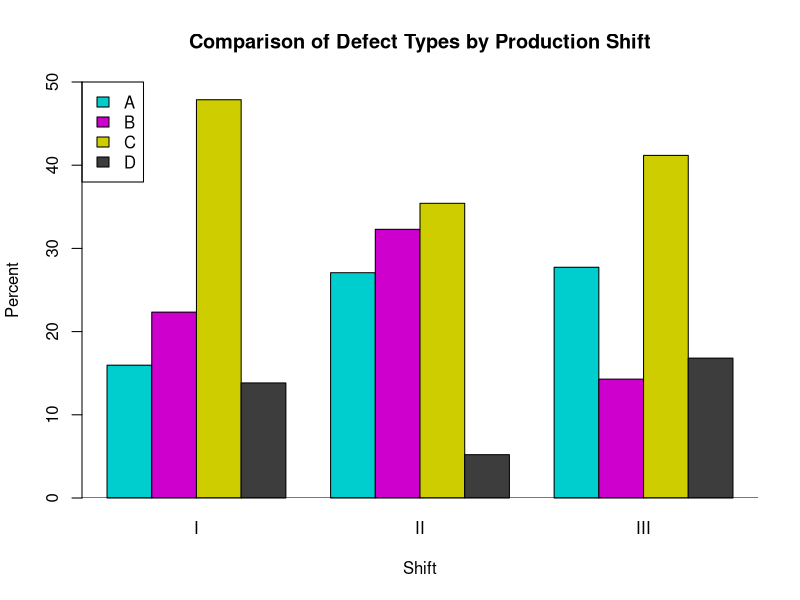
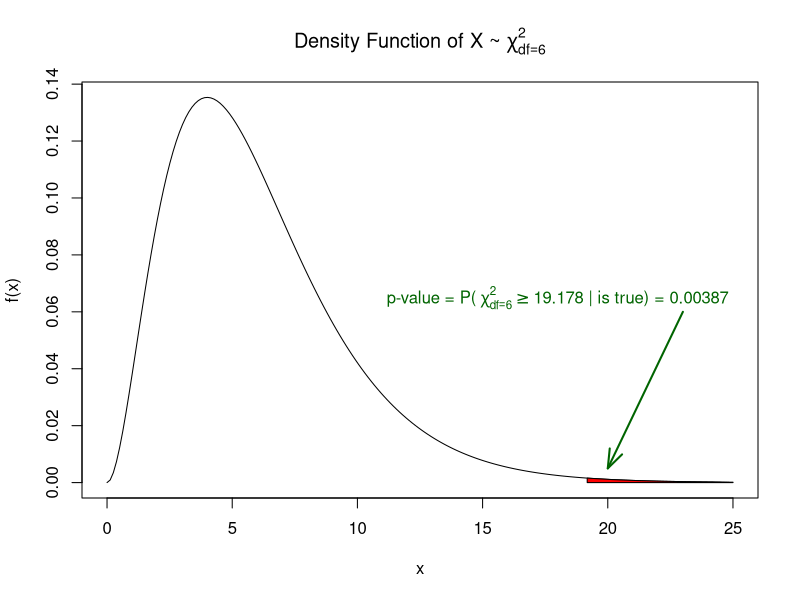

Write R code to recreate these figures, in order.
# Chi-Squared Stuff
# Test of Independence or whatever

# Example 1 ----
shift1 <- c(15, 21, 45, 13)
shift2 <- c(26, 31, 34, 5)
shift3 <- c(33, 17, 49, 20)

defects <- as.table(rbind(shift1, shift2, shift3))

defects

dimnames(defects) <- list(Shift = c("I", "II", "III"),
                          Defect = c("A", "B", "C", "D"))

defects

# This basically adds the Sum statistics to the edges n' stuff.
addmargins(defects)

shift1p <- round(prop.table(shift1) * 100, 2)
shift2p <- round(prop.table(shift2) * 100, 2)
shift3p <- round(prop.table(shift3) * 100, 2)

defectsp <- as.table(cbind(shift1p, shift2p, shift3p))

dimnames(defectsp) <- list(Defect = c("A", "B", "C", "D"),
                          Shift = c("I", "II", "III"))
defectsp

barplot(defectsp, beside = TRUE,
        ylim = c(0, 50),
        main = "Comparison of Defect Types by Production Shift",
        ylab = "Percent",
        xlab = "Shift",
        col = c("cyan3", "magenta3", "yellow3", "gray24"),
        legend.text = c("A", "B", "C", "D"),
        args.legend = list(x = "topleft")
        )
abline(h = 0)

alpha <- 0.05

xsq <- chisq.test(defects)
xsq

xsq$observed
xsq$expected

O <- xsq$observed
E <- xsq$expected

round(((O-E)^2), digits = 4)

sink("furniture.doc")
xsq
sink()


pval <- pchisq(q = 19.178, df = 6, lower.tail = FALSE)
pval
plot(seq(from = 0, to = 25, length.out = 200), dchisq(x = seq(from = 0, to = 25, length.out = 200), df = 6),
     type="l",
     main = expression(paste("Density Function of X ~ ", chi[df == 6]^2)),
     xlab = "x", ylab = "f(x)"
     )

polygon(c(19.178, seq(19.178, 25), 25), c(0, dchisq(seq(19.178, 25), 6), 0), col = "red")

arrows(23, 0.06, 20, 0.005, col="darkgreen",
       lwd = 2, length = 0.2, angle = 20)
text(18, 0.065,
     labels=("p-value = P(" ~chi[df == 6]^2 >= "19.178 | is true) = 0.00387"),
     font = 2, col = "darkgreen")


# Example 2 ----
library(openxlsx)
student <- read.xlsx("Student.xlsx")


# Example 3 ----